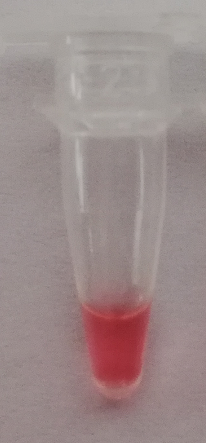
#> input picture 1341543305665_.pic_hd.jpg, 206 x 443 px
$ python getcolor5.py   (older library calls are emulated)
#> lines starting #> are read from the running program, lines starting #| are printed output that depends on the picture; after the words box and inside, x2 and y2 are one past the last pixel; in counts of white or black regions, pixels touching at a corner belong together
import numpy as np
import collections
# import cv_utils as cv2
import cv2
import numpy as np


# 定义字典存放颜色分量上下限
# 例如：{颜色: [min分量, max分量]}
# {'red': [array([160,  43,  46]), array([179, 255, 255])]}

def getColorList():
    dict = collections.defaultdict(list)

    # 黑色
    lower_black = np.array([0, 0, 0])
    upper_black = np.array([180, 255, 46])
    color_list = []
    color_list.append(lower_black)
    color_list.append(upper_black)
    dict['black'] = color_list

    # [9 lines of commented-out code are left out]
    lower_white = np.array([0, 0, 221])
    upper_white = np.array([180, 30, 255])
    color_list = []
    color_list.append(lower_white)
    color_list.append(upper_white)
    dict['white'] = color_list

    # 红色
    lower_red = np.array([156, 43, 46])
    upper_red = np.array([180, 255, 255])
    color_list = []
    color_list.append(lower_red)
    color_list.append(upper_red)
    dict['red'] = color_list

    # 红色2
    lower_red = np.array([0, 43, 46])
    upper_red = np.array([10, 255, 255])
    color_list = []
    color_list.append(lower_red)
    color_list.append(upper_red)
    dict['red2'] = color_list

    # 橙色
    lower_orange = np.array([11, 43, 46])
    upper_orange = np.array([25, 255, 255])
    color_list = []
    color_list.append(lower_orange)
    color_list.append(upper_orange)
    dict['orange'] = color_list

    # 黄色
    lower_yellow = np.array([26, 43, 46])
    upper_yellow = np.array([34, 255, 255])
    color_list = []
    color_list.append(lower_yellow)
    color_list.append(upper_yellow)
    dict['yellow'] = color_list

    # 绿色
    lower_green = np.array([35, 43, 46])
    upper_green = np.array([77, 255, 255])
    color_list = []
    color_list.append(lower_green)
    color_list.append(upper_green)
    dict['green'] = color_list

    # 青色
    lower_cyan = np.array([78, 43, 46])
    upper_cyan = np.array([99, 255, 255])
    color_list = []
    color_list.append(lower_cyan)
    color_list.append(upper_cyan)
    dict['cyan'] = color_list

    # 蓝色
    lower_blue = np.array([100, 43, 46])
    upper_blue = np.array([124, 255, 255])
    color_list = []
    color_list.append(lower_blue)
    color_list.append(upper_blue)
    dict['blue'] = color_list

    # 紫色
    lower_purple = np.array([125, 43, 46])
    upper_purple = np.array([155, 255, 255])
    color_list = []
    color_list.append(lower_purple)
    color_list.append(upper_purple)
    dict['purple'] = color_list

    return dict


# [15 lines of commented-out code are left out]
def get_color(frame):
    print('go in get_color')
    hsv = cv2.cvtColor(frame, cv2.COLOR_BGR2HSV)
    maxsum = -100
    color = None
    color_dict = getColorList()
    for d in color_dict:
        mask = cv2.inRange(hsv, color_dict[d][0], color_dict[d][1])
        cv2.imwrite(d + '.jpg', mask)
        binary = cv2.threshold(mask, 127, 255, cv2.THRESH_BINARY)[1]
        binary = cv2.dilate(binary, None, iterations=2)
        img, cnts, hiera = cv2.findContours(binary.copy(), cv2.RETR_EXTERNAL, cv2.CHAIN_APPROX_SIMPLE)
        sum = 0
        for c in cnts:
            sum += cv2.contourArea(c)
        if sum > maxsum:
            maxsum = sum
            color = d

    return color


if __name__ == '__main__':
    img = './1341543305665_.pic_hd.jpg'
    # img = './1331543305664_.pic_hd.jpg'
    frame = cv2.imread(img)
#> frame is the input picture: shape (443, 206, 3); mean B, G, R 138.6, 139.2, 156
    print(frame)
#> (printed output is left out)
    print(get_color(frame))
#> in get_color, `hsv = cv2.cvtColor(frame, cv2.COLOR_BGR2HSV)`: hsv: shape (443, 206, 3); mean H, S, V 50.2, 29.8, 156
#> the loop in get_color, `for d in color_dict:` made 10 passes
#> pass 3, in get_color, `mask = cv2.inRange(hsv, color_dict[d][0], color_dict[d][1])`:
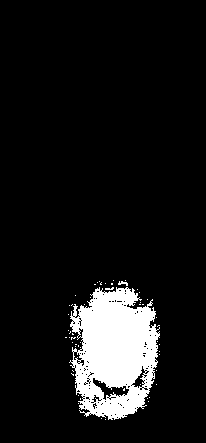
#> mask: shape (443, 206); 9.3% white; 56 white regions (54 under 20 px), largest, box (x1, y1, x2, y2) and area: (69, 287, 160, 420) 8325, (118, 281, 128, 286) 27
#> pass 3, in get_color, `binary = cv2.dilate(binary, None, iterations=2)`:
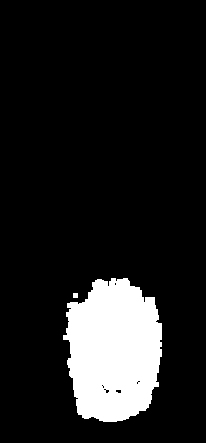
#> binary: shape (443, 206); 12.2% white; 2 white regions, box (x1, y1, x2, y2) and area: (63, 278, 162, 422) 11132, (73, 293, 78, 298) 25
#> after the loop in get_color, `for d in color_dict:`: color = 'red'; maxsum = 10939
#| red
